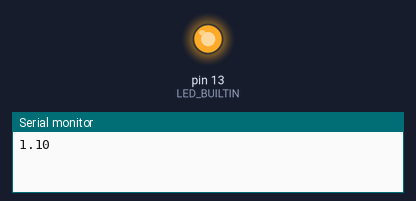
This sketch was run on a simulated Arduino Uno, built with avr-gcc and run on an emulated ATmega328P. Shown: output pins drawn as LEDs (lit = HIGH), the last lines printed to the serial monitor.

Above: at 0.2 s.
At 2.0 s:
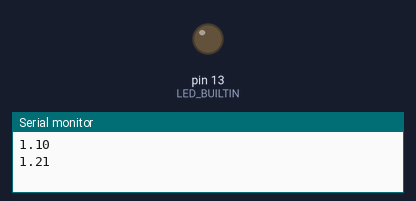
Timing chart, 0 to 3.0 s (numbered marks = the images above):
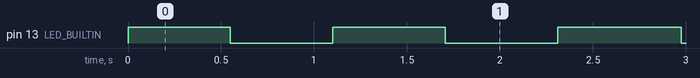

Measured:
- by itself, pin 13 (LED_BUILTIN): repeats every 1.2 s: LOW 0.55 s, HIGH 0.60 s
- by itself, everything shown: repeats every 62.8 s, in 274 steps

The sketch:

Practica8.ino
```cpp
float T = 10000;
float fMax=500;

void setup() {
  Serial.begin(9600);
  pinMode(LED_BUILTIN, OUTPUT);
}
float sinValues() {
  float value = sin(millis()/T);
  return value;
}

void loop() {
  float delayLed = 1.1 + sinValues();
  Serial.println(delayLed);
  digitalWrite(LED_BUILTIN, HIGH);
  delay(delayLed*fMax);
  digitalWrite(LED_BUILTIN, LOW);
  delay(delayLed*fMax);
}
```
